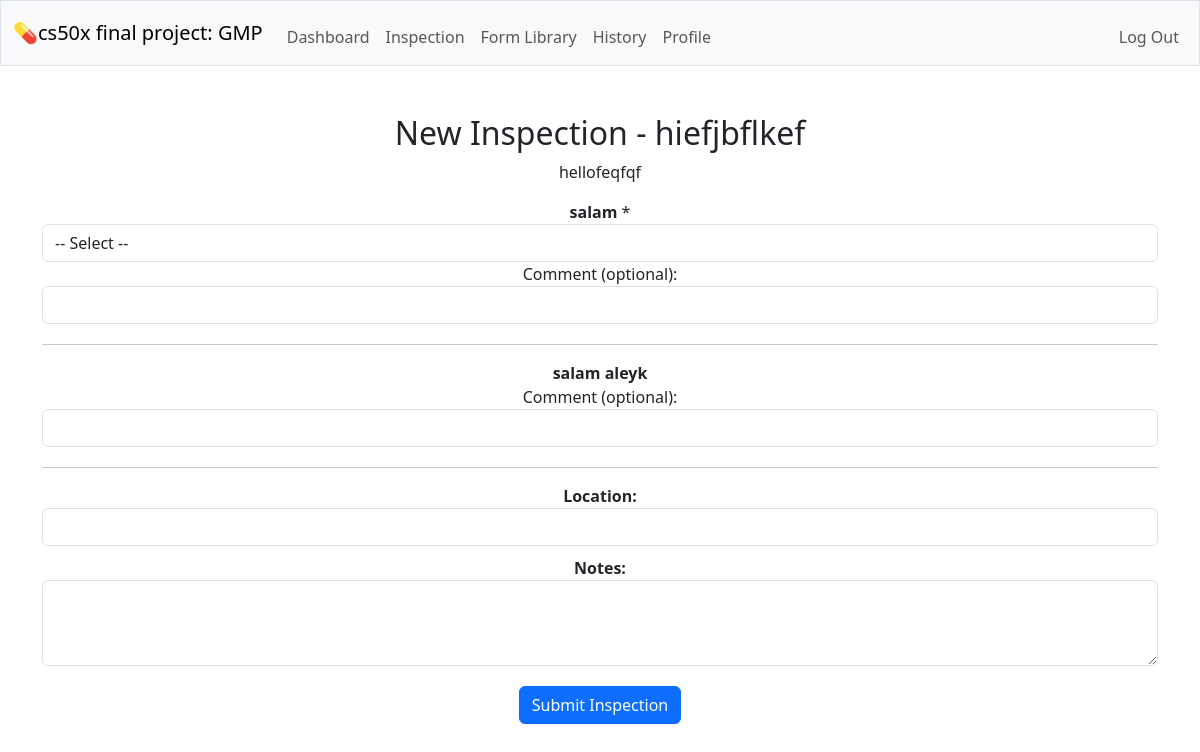
The page /inspection_new?form_id=15 (signed in) on the database its author committed.
### tables this page shows
CREATE TABLE forms (id INTEGER PRIMARY KEY AUTOINCREMENT NOT NULL, name TEXT NOT NULL UNIQUE, description TEXT NOT NULL, created_by INTEGER NOT NULL, FOREIGN KEY (created_by) REFERENCES users(id) );

CREATE TABLE form_fields (id INTEGER PRIMARY KEY AUTOINCREMENT NOT NULL, form_id INTEGER NOT NULL, label TEXT NOT NULL, field_type TEXT NOT NULL,  options TEXT, required BOOLEAN NOT NULL DEFAULT 1, display_order INTEGER DEFAULT 0,  FOREIGN KEY (form_id) REFERENCES forms(id) );

### app.py (the view, shortened to what this page needs)
@app.route('/inspection_new', methods=['GET', 'POST'])
@login_required
def inspection_new():
    form_id = request.args.get('form_id')  # from URL ?form_id=1
    if not form_id:
        return redirect("/inspection_show")
    if request.method == "GET":
        form = db.execute("SELECT * FROM forms WHERE id = ?", form_id)
        fields = db.execute("""
            SELECT * FROM form_fields
            WHERE form_id = ?
            ORDER BY display_order ASC
        """, form_id)
        return render_template('inspection_new.html', form=form[0], fields=fields)

### helpers.py (called while the page is built)
def login_required(f):
    @wraps(f)
    def decorated_function(*args, **kwargs):
        if session.get("user_id") is None:
            return redirect("/login")
        return f(*args, **kwargs)
    return decorated_function

### templates/inspection_new.html (shortened to what this page needs)
{% extends "layout.html" %}
{% block main %}
<h2>New Inspection - {{ form.name }}</h2>
<p>{{ form.description }}</p>
<form method="post">
    {% for field in fields %}
        <div style="margin-bottom: 20px;">
            <label><strong>{{ field.label }}</strong>{% if field.required %} *{% endif %}</label><br>
            {% if field.field_type == 'text' %}
                <input type="text" name="field_{{ field.id }}" class="form-control" required="{{ field.required }}">
            {% elif field.field_type == 'textarea' %}
                <textarea name="field_{{ field.id }}" class="form-control" rows="3" required="{{ field.required }}"></textarea>
            {% elif field.field_type == 'select' and field.options %}
                <select name="field_{{ field.id }}" class="form-control" required="{{ field.required }}">
                    <option value="">-- Select --</option>
                </select>
            {% endif %}
            <label for="comment_{{ field.id }}">Comment (optional):</label><br>
            <input type="text" name="comment_{{ field.id }}" class="form-control">
        </div>
        <hr>
    {% endfor %}
    <div>
        <label><strong>Location:</strong></label><br>
        <input type="text" name="location" class="form-control">
    </div>
    <div style="margin-top: 10px;">
        <label><strong>Notes:</strong></label><br>
        <textarea name="notes" class="form-control" rows="3"></textarea>
    </div>
    <div style="margin-top: 20px;">
        <button type="submit" class="btn btn-primary">Submit Inspection</button>
    </div>
</form>
{% endblock %}

### rows shown on the page
forms: name "hiefjbflkef", description "hellofeqfqf"
form_fields: label "salam"
form_fields: label "salam aleyk"
